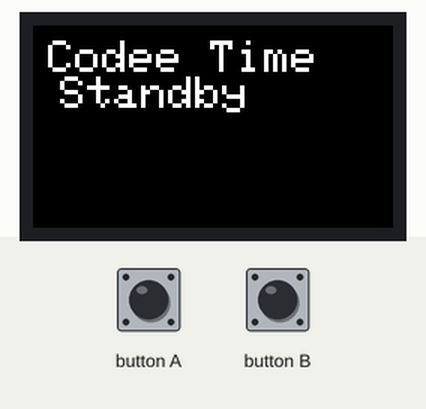
Bench run of a sketch on a simulated ESP32. On the bench: 240×135 colour display. Inputs (shaded band) come from the test bench. WiFi joins after 1.5 s; servers stay silent unless stated; uploads are accepted with an empty reply; what the sketch prints to the serial monitor is not drawn.

Above: at 3.4 s.
3.5 s: button A pressed for 0.3 s
At 4.1 s:
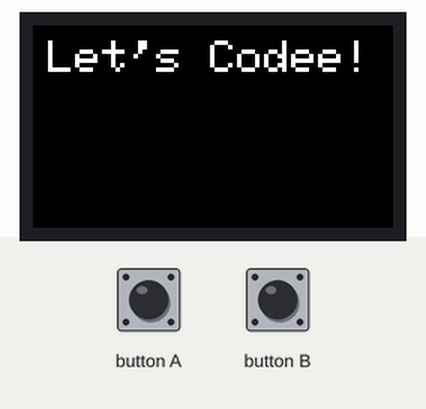
6.8 s: button B pressed for 0.3 s
At 7.7 s:
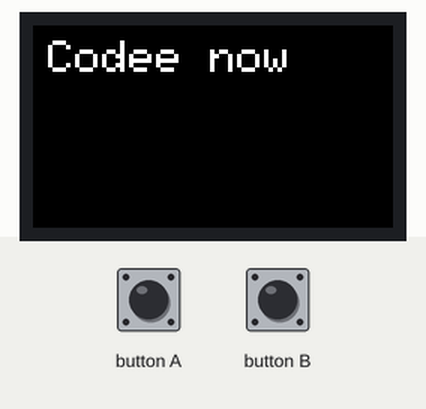
8.6 s: button B pressed for 3.2 s
At 11.8 s:
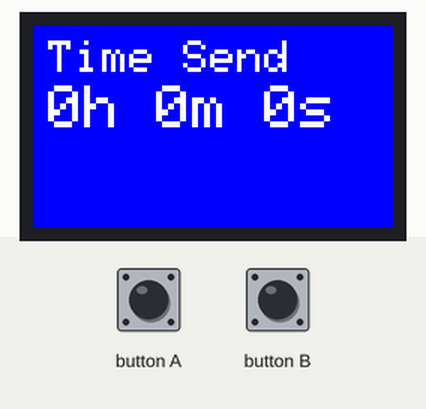
13.3 s: button A pressed for 3.2 s
At 15.5 s:
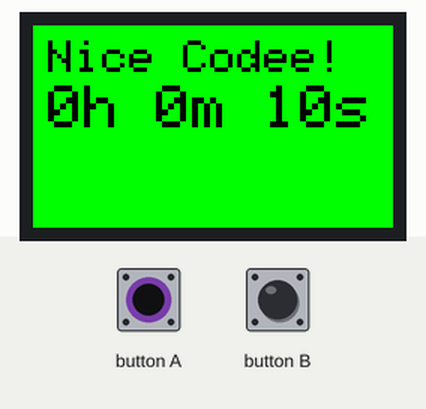
18.0 s: button A pressed for 1 s
At 20.9 s:
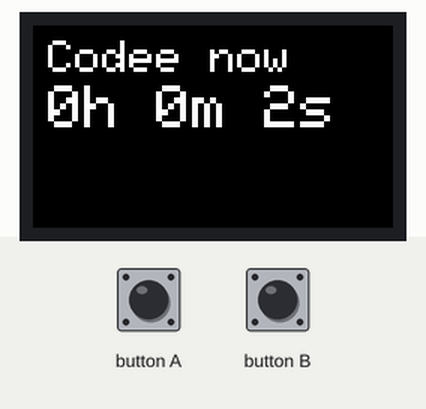
21.8 s: button B pressed for 0.3 s
At 23.6 s:
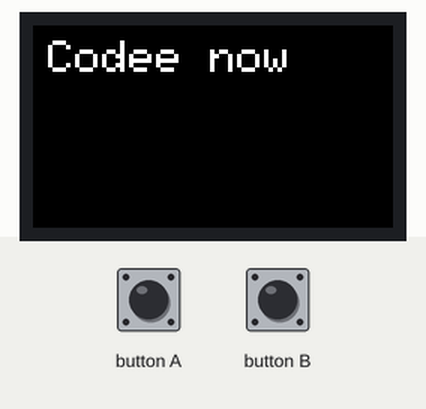
Timing chart, 0 to 25.1 s (numbered marks = the images above; inputs shaded):
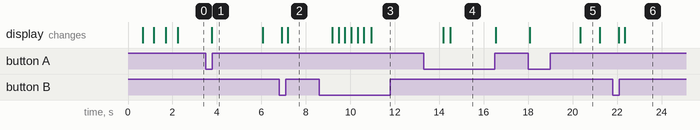

The sketch:

study-time-tracker.ino
```cpp
#include "M5StickCPlus.h"
#include <HTTPClient.h>
#include <WiFi.h>
#include <ArduinoJson.h>

#define WIFI_SSID ""//<- wifi ssid
#define WIFI_PASSWORD "" //<- wifi password


// スプレッドシートURL
const char *host = "";//<- sheet url

// Json設定
StaticJsonDocument<255> json_request;
char buffer[255];

int codetime = 0;

int flag=1;
int seecodetime=1;
int sumcodetime=0;

void setup() {
    M5.begin();
    M5.Lcd.setRotation(3);
    // Wi-Fi接続
    WiFi.begin(WIFI_SSID, WIFI_PASSWORD);
    M5.Lcd.print("connecting");
    while (WiFi.status() != WL_CONNECTED) {
        M5.Lcd.print(".");
        delay(500);
    }
    Serial.println();
    // WiFi Connected
    M5.Lcd.println("\nWiFi Connected.");
    M5.Lcd.println(WiFi.localIP());
    M5.Lcd.setRotation(3); // 画面を横向きにする
    M5.Lcd.setTextSize(3);
    M5.Lcd.fillScreen(BLACK);
    M5.Lcd.setCursor(10, 30);
    M5.Lcd.println("Setup Done.");
    delay(500);
    M5.Lcd.setCursor(10, 10);
    M5.Lcd.fillScreen(BLACK);
    M5.Lcd.setTextColor(WHITE);
    M5.Lcd.setTextSize(3);
    M5.Lcd.printf("Codee Time\n Standby");
}

void sendCount() {
  json_request["count"] = sumcodetime;
  serializeJson(json_request, buffer, sizeof(buffer));

  HTTPClient http;
  http.begin(host);
  http.addHeader("Content-Type", "application/json");
  int status_code = http.POST((uint8_t*)buffer, strlen(buffer));
  Serial.println(status_code);
  if (status_code > 0) {
      if (status_code == HTTP_CODE_FOUND) {
        String payload = http.getString();
        Serial.println(payload);

        M5.Lcd.setCursor(10, 100);
        M5.Lcd.fillScreen(BLACK);
        M5.Lcd.setTextColor(WHITE);
        M5.Lcd.setTextSize(3);
        M5.Lcd.println("Send Done!");
        sumcodetime=0;
      }
  } else {
      Serial.printf("[HTTP] GET... failed, error: %s\n", http.errorToString(status_code).c_str());
  }
  http.end();
  delay(2000);
}


void loop() {
    M5.update();
    //display codetime
    if(flag==0){
        if(seecodetime%2){
            M5.Lcd.setCursor(10, 10);
            M5.Lcd.fillScreen(BLACK);
            M5.Lcd.setTextColor(WHITE);
            M5.Lcd.setTextSize(3);
            int nowcodetime,h,m,s;
            nowcodetime=millis()-codetime;
            nowcodetime/=1000;
            h=nowcodetime%3600;
            h/=3600;
            m=nowcodetime/60;
            s=nowcodetime%60;
            M5.Lcd.printf("Codee now");
            M5.Lcd.setTextSize(4);
            M5.Lcd.setCursor(10, 40);
            M5.Lcd.printf("%dh %dm %ds",h,m,s);
        }else{
            M5.Lcd.setCursor(10, 10);
            M5.Lcd.fillScreen(BLACK);
            M5.Lcd.setTextColor(WHITE);
            M5.Lcd.setTextSize(3);
            M5.Lcd.println("Codee now");
        }
    }
    //start and stop
    if (M5.BtnA.isPressed()) {
        if(flag){
            //start
            codetime=millis();
            M5.Lcd.setCursor(10, 10);
            M5.Lcd.fillScreen(BLACK);
            M5.Lcd.setTextColor(WHITE);
            M5.Lcd.setTextSize(3);
            M5.Lcd.printf("Let's Codee!");
            flag=0;
            delay(2000);
        }else{
            //end
            codetime=millis()-codetime;
            codetime/=1000;
            M5.Lcd.setCursor(10, 10);
            M5.Lcd.fillScreen(GREEN);
            M5.Lcd.setTextColor(BLACK);
            M5.Lcd.setTextSize(3);
            M5.Lcd.printf("Nice Codee!");
            int h,m,s;
            h=codetime/3600;
            codetime=codetime-3600*h;
            m=codetime/60;
            s=codetime%60;
            M5.Lcd.setTextSize(4);
            M5.Lcd.setCursor(10, 40);
            M5.Lcd.printf("%dh %dm %ds",h,m,s);
            sumcodetime+=codetime;
            flag=1;
            delay(2000);
            //sendCount();
            M5.Lcd.setCursor(10, 10);
            M5.Lcd.fillScreen(BLACK);
            M5.Lcd.setTextColor(WHITE);
            M5.Lcd.setTextSize(3);
            M5.Lcd.printf("Codee Time\n Standby");
            M5.Lcd.setTextSize(4);
            M5.Lcd.setCursor(10, 80);
            h=sumcodetime%3600;
            h/=3600;
            m=sumcodetime/60;
            s=sumcodetime%60;
            M5.Lcd.printf("%dh %dm %ds",h,m,s);
        }
    }

    if(M5.BtnB.isPressed()) {
        seecodetime++;
    }
    // send
    if(M5.BtnB.pressedFor(2000)) {
        int h,m,s;
        h=sumcodetime%3600;
        h/=3600;
        m=sumcodetime/60;
        s=sumcodetime%60;
        M5.Lcd.setCursor(10, 10);
        M5.Lcd.fillScreen(BLUE);
        M5.Lcd.setTextColor(WHITE);
        M5.Lcd.setTextSize(3);
        M5.Lcd.printf("Time Send");
        M5.Lcd.setCursor(10, 40);
        M5.Lcd.setTextSize(4);
        M5.Lcd.printf("%dh %dm %ds",h,m,s);
        delay(1000);
        sendCount();
        M5.Lcd.fillScreen(BLACK);
        M5.Lcd.setCursor(10, 10);
        M5.Lcd.printf("Codee Time\n Standby");
        seecodetime=1;
    }
    delay(250);
}
```

Measured:
- after the input at 3.5 s, the display: changes after 0.27 s (image 1)
- after the input at 6.8 s, the display: first differs from a run without the input after 0.40 s (image 2)
- after the input at 8.6 s, the display: first changes after 0.59 s (image 3 shows a later state)
- after the input at 13.3 s, the display: first differs from a run without the input after 1.2 s (image 4)
- after the input at 18.0 s, the display: first changes after 0.07 s (image 5 shows a later state)
- after the input at 21.8 s, the display: first differs from a run without the input after 0.55 s (image 6)
- what the display in image 5 shows lasts 0.8 s, from 20.4 s to 21.2 s
